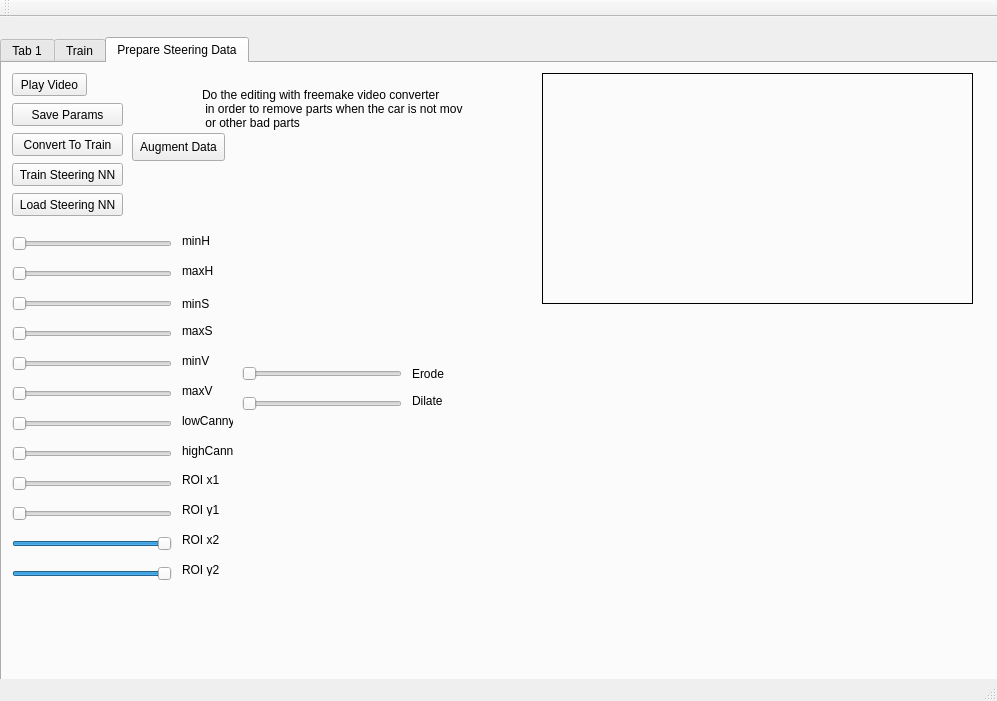
<?xml version="1.0" encoding="UTF-8"?>
<ui version="4.0">
 <class>MainWindow</class>
 <widget class="QMainWindow" name="MainWindow">
  <property name="geometry">
   <rect>
    <x>0</x>
    <y>0</y>
    <width>997</width>
    <height>701</height>
   </rect>
  </property>
  <property name="windowTitle">
   <string>MainWindow</string>
  </property>
  <widget class="QWidget" name="centralWidget">
   <widget class="QTabWidget" name="tabWidget">
    <property name="geometry">
     <rect>
      <x>0</x>
      <y>20</y>
      <width>1181</width>
      <height>711</height>
     </rect>
    </property>
    <property name="currentIndex">
     <number>2</number>
    </property>
    <widget class="QWidget" name="tab">
     <attribute name="title">
      <string>Tab 1</string>
     </attribute>
     <widget class="QPushButton" name="pushButton">
      <property name="geometry">
       <rect>
        <x>10</x>
        <y>40</y>
        <width>91</width>
        <height>23</height>
       </rect>
      </property>
      <property name="text">
       <string>Start Saving</string>
      </property>
     </widget>
     <widget class="QPushButton" name="btnConnect">
      <property name="geometry">
       <rect>
        <x>10</x>
        <y>10</y>
        <width>91</width>
        <height>23</height>
       </rect>
      </property>
      <property name="text">
       <string>Connect</string>
      </property>
     </widget>
     <widget class="QLabel" name="lblSpeedAngle">
      <property name="geometry">
       <rect>
        <x>430</x>
        <y>320</y>
        <width>131</width>
        <height>31</height>
       </rect>
      </property>
      <property name="text">
       <string>Speed
Angle</string>
      </property>
     </widget>
     <widget class="MyLabel" name="lblAngle">
      <property name="geometry">
       <rect>
        <x>230</x>
        <y>270</y>
        <width>491</width>
        <height>41</height>
       </rect>
      </property>
      <property name="frameShape">
       <enum>QFrame::Box</enum>
      </property>
      <property name="text">
       <string/>
      </property>
      <property name="pixmap">
       <pixmap resource="myresources.qrc">:/MyImages/SteerLabel.png</pixmap>
      </property>
     </widget>
     <widget class="QLabel" name="lblDisplayOriginal">
      <property name="geometry">
       <rect>
        <x>230</x>
        <y>10</y>
        <width>491</width>
        <height>251</height>
       </rect>
      </property>
      <property name="frameShape">
       <enum>QFrame::Box</enum>
      </property>
      <property name="text">
       <string/>
      </property>
     </widget>
     <widget class="QSlider" name="verticalSlider">
      <property name="geometry">
       <rect>
        <x>730</x>
        <y>10</y>
        <width>22</width>
        <height>301</height>
       </rect>
      </property>
      <property name="minimum">
       <number>-100</number>
      </property>
      <property name="maximum">
       <number>100</number>
      </property>
      <property name="pageStep">
       <number>10</number>
      </property>
      <property name="value">
       <number>0</number>
      </property>
      <property name="orientation">
       <enum>Qt::Vertical</enum>
      </property>
     </widget>
     <widget class="QComboBox" name="comboIP">
      <property name="geometry">
       <rect>
        <x>10</x>
        <y>70</y>
        <width>111</width>
        <height>22</height>
       </rect>
      </property>
     </widget>
     <widget class="QPushButton" name="btnEngageAutopilot">
      <property name="geometry">
       <rect>
        <x>10</x>
        <y>100</y>
        <width>111</width>
        <height>23</height>
       </rect>
      </property>
      <property name="text">
       <string>Engage Autopilot</string>
      </property>
     </widget>
     <widget class="QPushButton" name="btnTrackVehicles">
      <property name="geometry">
       <rect>
        <x>10</x>
        <y>130</y>
        <width>111</width>
        <height>23</height>
       </rect>
      </property>
      <property name="text">
       <string>Track Vehicles</string>
      </property>
     </widget>
     <widget class="QDoubleSpinBox" name="doubleSpinBox_2">
      <property name="geometry">
       <rect>
        <x>10</x>
        <y>180</y>
        <width>111</width>
        <height>22</height>
       </rect>
      </property>
      <property name="decimals">
       <number>6</number>
      </property>
      <property name="maximum">
       <double>2.000000000000000</double>
      </property>
      <property name="singleStep">
       <double>0.001000000000000</double>
      </property>
      <property name="value">
       <double>1.100000000000000</double>
      </property>
     </widget>
     <widget class="QSpinBox" name="spinBox">
      <property name="geometry">
       <rect>
        <x>10</x>
        <y>210</y>
        <width>111</width>
        <height>22</height>
       </rect>
      </property>
      <property name="value">
       <number>3</number>
      </property>
     </widget>
     <widget class="QCheckBox" name="checkBox">
      <property name="geometry">
       <rect>
        <x>10</x>
        <y>250</y>
        <width>70</width>
        <height>17</height>
       </rect>
      </property>
      <property name="text">
       <string>CheckBox</string>
      </property>
     </widget>
     <widget class="QSpinBox" name="spinBox_2">
      <property name="geometry">
       <rect>
        <x>10</x>
        <y>280</y>
        <width>42</width>
        <height>22</height>
       </rect>
      </property>
      <property name="minimum">
       <number>10</number>
      </property>
     </widget>
     <widget class="QSpinBox" name="spinBox_3">
      <property name="geometry">
       <rect>
        <x>10</x>
        <y>310</y>
        <width>42</width>
        <height>22</height>
       </rect>
      </property>
      <property name="minimum">
       <number>20</number>
      </property>
      <property name="maximum">
       <number>300</number>
      </property>
      <property name="value">
       <number>70</number>
      </property>
     </widget>
     <widget class="QLabel" name="label_25">
      <property name="geometry">
       <rect>
        <x>130</x>
        <y>180</y>
        <width>81</width>
        <height>141</height>
       </rect>
      </property>
      <property name="frameShape">
       <enum>QFrame::Box</enum>
      </property>
      <property name="text">
       <string>Params for
 cascade</string>
      </property>
     </widget>
    </widget>
    <widget class="QWidget" name="tab_2">
     <attribute name="title">
      <string>Train</string>
     </attribute>
     <widget class="LabelSelectDataset" name="lblDisplayTrain">
      <property name="geometry">
       <rect>
        <x>309</x>
        <y>20</y>
        <width>640</width>
        <height>480</height>
       </rect>
      </property>
      <property name="frameShape">
       <enum>QFrame::Box</enum>
      </property>
      <property name="text">
       <string/>
      </property>
     </widget>
     <widget class="QPushButton" name="btnOpenVideo">
      <property name="geometry">
       <rect>
        <x>20</x>
        <y>10</y>
        <width>75</width>
        <height>23</height>
       </rect>
      </property>
      <property name="text">
       <string>OpenVideo</string>
      </property>
     </widget>
     <widget class="QPushButton" name="btnNextFrame">
      <property name="geometry">
       <rect>
        <x>110</x>
        <y>10</y>
        <width>75</width>
        <height>23</height>
       </rect>
      </property>
      <property name="text">
       <string>Next Frame</string>
      </property>
     </widget>
     <widget class="QLabel" name="label">
      <property name="geometry">
       <rect>
        <x>20</x>
        <y>70</y>
        <width>71</width>
        <height>16</height>
       </rect>
      </property>
      <property name="text">
       <string>Index to start</string>
      </property>
     </widget>
     <widget class="QPushButton" name="pushButton_2">
      <property name="geometry">
       <rect>
        <x>20</x>
        <y>40</y>
        <width>91</width>
        <height>23</height>
       </rect>
      </property>
      <property name="text">
       <string>ContinueLabeling</string>
      </property>
     </widget>
     <widget class="QSpinBox" name="spinIndexToStart">
      <property name="geometry">
       <rect>
        <x>20</x>
        <y>90</y>
        <width>71</width>
        <height>22</height>
       </rect>
      </property>
      <property name="maximum">
       <number>100000</number>
      </property>
     </widget>
     <widget class="QPushButton" name="btnRecreateDefFile">
      <property name="geometry">
       <rect>
        <x>120</x>
        <y>40</y>
        <width>75</width>
        <height>23</height>
       </rect>
      </property>
      <property name="text">
       <string>Create Def</string>
      </property>
     </widget>
     <widget class="QRadioButton" name="radioPositive">
      <property name="geometry">
       <rect>
        <x>100</x>
        <y>130</y>
        <width>82</width>
        <height>17</height>
       </rect>
      </property>
      <property name="text">
       <string>Positive</string>
      </property>
      <property name="checked">
       <bool>true</bool>
      </property>
     </widget>
     <widget class="QRadioButton" name="radioNegative">
      <property name="geometry">
       <rect>
        <x>200</x>
        <y>130</y>
        <width>82</width>
        <height>17</height>
       </rect>
      </property>
      <property name="text">
       <string>Negative</string>
      </property>
     </widget>
     <widget class="QPushButton" name="btnL">
      <property name="geometry">
       <rect>
        <x>190</x>
        <y>10</y>
        <width>75</width>
        <height>23</height>
       </rect>
      </property>
      <property name="text">
       <string>PushButton</string>
      </property>
     </widget>
     <widget class="QPushButton" name="btnOpenCamera">
      <property name="geometry">
       <rect>
        <x>20</x>
        <y>160</y>
        <width>75</width>
        <height>23</height>
       </rect>
      </property>
      <property name="text">
       <string>OpenCamera</string>
      </property>
     </widget>
     <widget class="QPushButton" name="btnTrain">
      <property name="geometry">
       <rect>
        <x>20</x>
        <y>190</y>
        <width>75</width>
        <height>23</height>
       </rect>
      </property>
      <property name="text">
       <string>Start Train</string>
      </property>
     </widget>
     <widget class="QPushButton" name="btnCreateNN">
      <property name="geometry">
       <rect>
        <x>110</x>
        <y>190</y>
        <width>75</width>
        <height>23</height>
       </rect>
      </property>
      <property name="text">
       <string>Create NN</string>
      </property>
     </widget>
     <widget class="QDoubleSpinBox" name="doubleSpinBox">
      <property name="geometry">
       <rect>
        <x>20</x>
        <y>220</y>
        <width>71</width>
        <height>22</height>
       </rect>
      </property>
      <property name="singleStep">
       <double>0.010000000000000</double>
      </property>
      <property name="value">
       <double>0.100000000000000</double>
      </property>
     </widget>
     <widget class="QPushButton" name="btnLoadNN">
      <property name="geometry">
       <rect>
        <x>200</x>
        <y>190</y>
        <width>75</width>
        <height>23</height>
       </rect>
      </property>
      <property name="text">
       <string>LoadNN</string>
      </property>
     </widget>
     <widget class="QPushButton" name="btnDetect">
      <property name="geometry">
       <rect>
        <x>20</x>
        <y>250</y>
        <width>75</width>
        <height>23</height>
       </rect>
      </property>
      <property name="text">
       <string>Detect</string>
      </property>
     </widget>
     <widget class="QPushButton" name="btnColorSelector">
      <property name="geometry">
       <rect>
        <x>20</x>
        <y>280</y>
        <width>75</width>
        <height>23</height>
       </rect>
      </property>
      <property name="text">
       <string>Select Color</string>
      </property>
     </widget>
     <widget class="QListWidget" name="listWidget">
      <property name="geometry">
       <rect>
        <x>20</x>
        <y>310</y>
        <width>141</width>
        <height>71</height>
       </rect>
      </property>
     </widget>
     <widget class="QPushButton" name="btnSaveColorList">
      <property name="geometry">
       <rect>
        <x>100</x>
        <y>280</y>
        <width>75</width>
        <height>23</height>
       </rect>
      </property>
      <property name="text">
       <string>Save Colors</string>
      </property>
     </widget>
     <widget class="QPushButton" name="btnLoadColorList">
      <property name="geometry">
       <rect>
        <x>180</x>
        <y>280</y>
        <width>75</width>
        <height>23</height>
       </rect>
      </property>
      <property name="text">
       <string>Load Colors</string>
      </property>
     </widget>
     <widget class="QCheckBox" name="chkOneColorTresh">
      <property name="geometry">
       <rect>
        <x>180</x>
        <y>310</y>
        <width>101</width>
        <height>17</height>
       </rect>
      </property>
      <property name="text">
       <string>Detect only one</string>
      </property>
     </widget>
     <widget class="QSlider" name="horizontalSlider">
      <property name="geometry">
       <rect>
        <x>180</x>
        <y>340</y>
        <width>111</width>
        <height>22</height>
       </rect>
      </property>
      <property name="maximum">
       <number>255</number>
      </property>
      <property name="value">
       <number>20</number>
      </property>
      <property name="orientation">
       <enum>Qt::Horizontal</enum>
      </property>
     </widget>
     <widget class="QCheckBox" name="chkTreshold">
      <property name="geometry">
       <rect>
        <x>180</x>
        <y>370</y>
        <width>101</width>
        <height>17</height>
       </rect>
      </property>
      <property name="text">
       <string>Treshold</string>
      </property>
     </widget>
     <widget class="QSlider" name="sliMinH">
      <property name="geometry">
       <rect>
        <x>20</x>
        <y>390</y>
        <width>160</width>
        <height>22</height>
       </rect>
      </property>
      <property name="maximum">
       <number>180</number>
      </property>
      <property name="orientation">
       <enum>Qt::Horizontal</enum>
      </property>
     </widget>
     <widget class="QSlider" name="sliMaxH">
      <property name="geometry">
       <rect>
        <x>20</x>
        <y>420</y>
        <width>160</width>
        <height>22</height>
       </rect>
      </property>
      <property name="maximum">
       <number>180</number>
      </property>
      <property name="orientation">
       <enum>Qt::Horizontal</enum>
      </property>
     </widget>
     <widget class="QSlider" name="sliMinS">
      <property name="geometry">
       <rect>
        <x>20</x>
        <y>450</y>
        <width>160</width>
        <height>22</height>
       </rect>
      </property>
      <property name="maximum">
       <number>255</number>
      </property>
      <property name="orientation">
       <enum>Qt::Horizontal</enum>
      </property>
     </widget>
     <widget class="QSlider" name="sliMaxS">
      <property name="geometry">
       <rect>
        <x>20</x>
        <y>480</y>
        <width>160</width>
        <height>22</height>
       </rect>
      </property>
      <property name="maximum">
       <number>255</number>
      </property>
      <property name="orientation">
       <enum>Qt::Horizontal</enum>
      </property>
     </widget>
     <widget class="QSlider" name="sliMinV">
      <property name="geometry">
       <rect>
        <x>20</x>
        <y>510</y>
        <width>160</width>
        <height>22</height>
       </rect>
      </property>
      <property name="maximum">
       <number>255</number>
      </property>
      <property name="orientation">
       <enum>Qt::Horizontal</enum>
      </property>
     </widget>
     <widget class="QSlider" name="sliMaxV">
      <property name="geometry">
       <rect>
        <x>20</x>
        <y>540</y>
        <width>160</width>
        <height>22</height>
       </rect>
      </property>
      <property name="maximum">
       <number>255</number>
      </property>
      <property name="orientation">
       <enum>Qt::Horizontal</enum>
      </property>
     </widget>
     <widget class="QLabel" name="label_2">
      <property name="geometry">
       <rect>
        <x>190</x>
        <y>390</y>
        <width>51</width>
        <height>16</height>
       </rect>
      </property>
      <property name="text">
       <string>minH</string>
      </property>
     </widget>
     <widget class="QLabel" name="label_3">
      <property name="geometry">
       <rect>
        <x>190</x>
        <y>420</y>
        <width>51</width>
        <height>16</height>
       </rect>
      </property>
      <property name="text">
       <string>maxH</string>
      </property>
     </widget>
     <widget class="QLabel" name="label_4">
      <property name="geometry">
       <rect>
        <x>190</x>
        <y>450</y>
        <width>51</width>
        <height>21</height>
       </rect>
      </property>
      <property name="text">
       <string>minS</string>
      </property>
     </widget>
     <widget class="QLabel" name="label_5">
      <property name="geometry">
       <rect>
        <x>190</x>
        <y>480</y>
        <width>51</width>
        <height>16</height>
       </rect>
      </property>
      <property name="text">
       <string>maxS</string>
      </property>
     </widget>
     <widget class="QLabel" name="label_6">
      <property name="geometry">
       <rect>
        <x>190</x>
        <y>510</y>
        <width>51</width>
        <height>16</height>
       </rect>
      </property>
      <property name="text">
       <string>minV</string>
      </property>
     </widget>
     <widget class="QLabel" name="label_7">
      <property name="geometry">
       <rect>
        <x>190</x>
        <y>540</y>
        <width>51</width>
        <height>16</height>
       </rect>
      </property>
      <property name="text">
       <string>maxV</string>
      </property>
     </widget>
     <widget class="QPushButton" name="btnAddColor">
      <property name="geometry">
       <rect>
        <x>20</x>
        <y>570</y>
        <width>75</width>
        <height>23</height>
       </rect>
      </property>
      <property name="text">
       <string>Add Color</string>
      </property>
     </widget>
     <widget class="QSlider" name="horizontalSlider_2">
      <property name="geometry">
       <rect>
        <x>250</x>
        <y>520</y>
        <width>160</width>
        <height>22</height>
       </rect>
      </property>
      <property name="minimum">
       <number>-1</number>
      </property>
      <property name="maximum">
       <number>5</number>
      </property>
      <property name="orientation">
       <enum>Qt::Horizontal</enum>
      </property>
     </widget>
     <widget class="QLabel" name="label_8">
      <property name="geometry">
       <rect>
        <x>420</x>
        <y>520</y>
        <width>51</width>
        <height>21</height>
       </rect>
      </property>
      <property name="frameShape">
       <enum>QFrame::NoFrame</enum>
      </property>
      <property name="text">
       <string>Erode</string>
      </property>
     </widget>
     <widget class="QSlider" name="horizontalSlider_3">
      <property name="geometry">
       <rect>
        <x>250</x>
        <y>550</y>
        <width>160</width>
        <height>22</height>
       </rect>
      </property>
      <property name="minimum">
       <number>-1</number>
      </property>
      <property name="maximum">
       <number>5</number>
      </property>
      <property name="orientation">
       <enum>Qt::Horizontal</enum>
      </property>
     </widget>
     <widget class="QLabel" name="label_9">
      <property name="geometry">
       <rect>
        <x>420</x>
        <y>550</y>
        <width>41</width>
        <height>16</height>
       </rect>
      </property>
      <property name="text">
       <string>Dilate</string>
      </property>
     </widget>
     <widget class="QCheckBox" name="chkRectSelect">
      <property name="geometry">
       <rect>
        <x>360</x>
        <y>0</y>
        <width>101</width>
        <height>17</height>
       </rect>
      </property>
      <property name="text">
       <string>Square select?</string>
      </property>
     </widget>
    </widget>
    <widget class="QWidget" name="tab_7">
     <attribute name="title">
      <string>Prepare Steering Data</string>
     </attribute>
     <widget class="QLabel" name="lblSteeringProcessing">
      <property name="geometry">
       <rect>
        <x>540</x>
        <y>10</y>
        <width>431</width>
        <height>231</height>
       </rect>
      </property>
      <property name="frameShape">
       <enum>QFrame::Box</enum>
      </property>
      <property name="text">
       <string/>
      </property>
     </widget>
     <widget class="QPushButton" name="btn_Play_Video">
      <property name="geometry">
       <rect>
        <x>10</x>
        <y>10</y>
        <width>75</width>
        <height>23</height>
       </rect>
      </property>
      <property name="text">
       <string>Play Video</string>
      </property>
     </widget>
     <widget class="QLabel" name="label_11">
      <property name="geometry">
       <rect>
        <x>180</x>
        <y>290</y>
        <width>51</width>
        <height>16</height>
       </rect>
      </property>
      <property name="text">
       <string>minV</string>
      </property>
     </widget>
     <widget class="QSlider" name="sliMinH_Steering">
      <property name="geometry">
       <rect>
        <x>10</x>
        <y>170</y>
        <width>160</width>
        <height>22</height>
       </rect>
      </property>
      <property name="maximum">
       <number>255</number>
      </property>
      <property name="orientation">
       <enum>Qt::Horizontal</enum>
      </property>
     </widget>
     <widget class="QSlider" name="sliMinV_Steering">
      <property name="geometry">
       <rect>
        <x>10</x>
        <y>290</y>
        <width>160</width>
        <height>22</height>
       </rect>
      </property>
      <property name="maximum">
       <number>255</number>
      </property>
      <property name="orientation">
       <enum>Qt::Horizontal</enum>
      </property>
     </widget>
     <widget class="QLabel" name="label_12">
      <property name="geometry">
       <rect>
        <x>180</x>
        <y>200</y>
        <width>51</width>
        <height>16</height>
       </rect>
      </property>
      <property name="text">
       <string>maxH</string>
      </property>
     </widget>
     <widget class="QSlider" name="sliMaxV_Steering">
      <property name="geometry">
       <rect>
        <x>10</x>
        <y>320</y>
        <width>160</width>
        <height>22</height>
       </rect>
      </property>
      <property name="maximum">
       <number>255</number>
      </property>
      <property name="orientation">
       <enum>Qt::Horizontal</enum>
      </property>
     </widget>
     <widget class="QLabel" name="label_13">
      <property name="geometry">
       <rect>
        <x>180</x>
        <y>170</y>
        <width>51</width>
        <height>16</height>
       </rect>
      </property>
      <property name="text">
       <string>minH</string>
      </property>
     </widget>
     <widget class="QSlider" name="sliMaxH_Steering">
      <property name="geometry">
       <rect>
        <x>10</x>
        <y>200</y>
        <width>160</width>
        <height>22</height>
       </rect>
      </property>
      <property name="maximum">
       <number>255</number>
      </property>
      <property name="orientation">
       <enum>Qt::Horizontal</enum>
      </property>
     </widget>
     <widget class="QSlider" name="sliMinS_Steering">
      <property name="geometry">
       <rect>
        <x>10</x>
        <y>230</y>
        <width>160</width>
        <height>22</height>
       </rect>
      </property>
      <property name="maximum">
       <number>255</number>
      </property>
      <property name="orientation">
       <enum>Qt::Horizontal</enum>
      </property>
     </widget>
     <widget class="QSlider" name="sliMaxS_Steering">
      <property name="geometry">
       <rect>
        <x>10</x>
        <y>260</y>
        <width>160</width>
        <height>22</height>
       </rect>
      </property>
      <property name="maximum">
       <number>255</number>
      </property>
      <property name="orientation">
       <enum>Qt::Horizontal</enum>
      </property>
     </widget>
     <widget class="QLabel" name="label_14">
      <property name="geometry">
       <rect>
        <x>180</x>
        <y>230</y>
        <width>51</width>
        <height>21</height>
       </rect>
      </property>
      <property name="text">
       <string>minS</string>
      </property>
     </widget>
     <widget class="QSlider" name="sli_Erode_Steering">
      <property name="geometry">
       <rect>
        <x>240</x>
        <y>300</y>
        <width>160</width>
        <height>22</height>
       </rect>
      </property>
      <property name="minimum">
       <number>0</number>
      </property>
      <property name="maximum">
       <number>5</number>
      </property>
      <property name="orientation">
       <enum>Qt::Horizontal</enum>
      </property>
     </widget>
     <widget class="QLabel" name="label_15">
      <property name="geometry">
       <rect>
        <x>180</x>
        <y>260</y>
        <width>51</width>
        <height>16</height>
       </rect>
      </property>
      <property name="text">
       <string>maxS</string>
      </property>
     </widget>
     <widget class="QLabel" name="label_16">
      <property name="geometry">
       <rect>
        <x>180</x>
        <y>320</y>
        <width>51</width>
        <height>16</height>
       </rect>
      </property>
      <property name="text">
       <string>maxV</string>
      </property>
     </widget>
     <widget class="QSlider" name="sli_Dilate_Steering">
      <property name="geometry">
       <rect>
        <x>240</x>
        <y>330</y>
        <width>160</width>
        <height>22</height>
       </rect>
      </property>
      <property name="minimum">
       <number>0</number>
      </property>
      <property name="maximum">
       <number>5</number>
      </property>
      <property name="orientation">
       <enum>Qt::Horizontal</enum>
      </property>
     </widget>
     <widget class="QSlider" name="sli_lowCanny">
      <property name="geometry">
       <rect>
        <x>10</x>
        <y>350</y>
        <width>160</width>
        <height>22</height>
       </rect>
      </property>
      <property name="maximum">
       <number>400</number>
      </property>
      <property name="orientation">
       <enum>Qt::Horizontal</enum>
      </property>
     </widget>
     <widget class="QSlider" name="sli_highCanny">
      <property name="geometry">
       <rect>
        <x>10</x>
        <y>380</y>
        <width>160</width>
        <height>22</height>
       </rect>
      </property>
      <property name="maximum">
       <number>400</number>
      </property>
      <property name="orientation">
       <enum>Qt::Horizontal</enum>
      </property>
     </widget>
     <widget class="QLabel" name="label_17">
      <property name="geometry">
       <rect>
        <x>180</x>
        <y>350</y>
        <width>51</width>
        <height>16</height>
       </rect>
      </property>
      <property name="text">
       <string>lowCanny</string>
      </property>
     </widget>
     <widget class="QLabel" name="label_18">
      <property name="geometry">
       <rect>
        <x>180</x>
        <y>380</y>
        <width>51</width>
        <height>16</height>
       </rect>
      </property>
      <property name="text">
       <string>highCanny</string>
      </property>
     </widget>
     <widget class="QLabel" name="label_19">
      <property name="geometry">
       <rect>
        <x>410</x>
        <y>300</y>
        <width>51</width>
        <height>21</height>
       </rect>
      </property>
      <property name="frameShape">
       <enum>QFrame::NoFrame</enum>
      </property>
      <property name="text">
       <string>Erode</string>
      </property>
     </widget>
     <widget class="QLabel" name="label_20">
      <property name="geometry">
       <rect>
        <x>410</x>
        <y>330</y>
        <width>41</width>
        <height>16</height>
       </rect>
      </property>
      <property name="text">
       <string>Dilate</string>
      </property>
     </widget>
     <widget class="QPushButton" name="btnSteeringParams">
      <property name="geometry">
       <rect>
        <x>10</x>
        <y>40</y>
        <width>111</width>
        <height>23</height>
       </rect>
      </property>
      <property name="text">
       <string>Save Params</string>
      </property>
     </widget>
     <widget class="QPushButton" name="btnConvertToTraining">
      <property name="geometry">
       <rect>
        <x>10</x>
        <y>70</y>
        <width>111</width>
        <height>23</height>
       </rect>
      </property>
      <property name="text">
       <string>Convert To Train</string>
      </property>
     </widget>
     <widget class="QSlider" name="sliROIx1Steer">
      <property name="geometry">
       <rect>
        <x>10</x>
        <y>410</y>
        <width>160</width>
        <height>22</height>
       </rect>
      </property>
      <property name="maximum">
       <number>640</number>
      </property>
      <property name="orientation">
       <enum>Qt::Horizontal</enum>
      </property>
     </widget>
     <widget class="QSlider" name="sliROIy1Steer">
      <property name="geometry">
       <rect>
        <x>10</x>
        <y>440</y>
        <width>160</width>
        <height>22</height>
       </rect>
      </property>
      <property name="maximum">
       <number>480</number>
      </property>
      <property name="orientation">
       <enum>Qt::Horizontal</enum>
      </property>
     </widget>
     <widget class="QSlider" name="sliROIx2Steer">
      <property name="geometry">
       <rect>
        <x>10</x>
        <y>470</y>
        <width>160</width>
        <height>22</height>
       </rect>
      </property>
      <property name="maximum">
       <number>640</number>
      </property>
      <property name="value">
       <number>640</number>
      </property>
      <property name="orientation">
       <enum>Qt::Horizontal</enum>
      </property>
     </widget>
     <widget class="QSlider" name="sliROIy2Steer">
      <property name="geometry">
       <rect>
        <x>10</x>
        <y>500</y>
        <width>160</width>
        <height>22</height>
       </rect>
      </property>
      <property name="maximum">
       <number>480</number>
      </property>
      <property name="value">
       <number>480</number>
      </property>
      <property name="orientation">
       <enum>Qt::Horizontal</enum>
      </property>
     </widget>
     <widget class="QLabel" name="label_10">
      <property name="geometry">
       <rect>
        <x>180</x>
        <y>410</y>
        <width>47</width>
        <height>13</height>
       </rect>
      </property>
      <property name="text">
       <string>ROI x1</string>
      </property>
     </widget>
     <widget class="QLabel" name="label_21">
      <property name="geometry">
       <rect>
        <x>180</x>
        <y>440</y>
        <width>47</width>
        <height>13</height>
       </rect>
      </property>
      <property name="text">
       <string>ROI y1</string>
      </property>
     </widget>
     <widget class="QLabel" name="label_22">
      <property name="geometry">
       <rect>
        <x>180</x>
        <y>470</y>
        <width>47</width>
        <height>13</height>
       </rect>
      </property>
      <property name="text">
       <string>ROI x2</string>
      </property>
     </widget>
     <widget class="QLabel" name="label_23">
      <property name="geometry">
       <rect>
        <x>180</x>
        <y>500</y>
        <width>47</width>
        <height>13</height>
       </rect>
      </property>
      <property name="text">
       <string>ROI y2</string>
      </property>
     </widget>
     <widget class="QLabel" name="label_24">
      <property name="geometry">
       <rect>
        <x>200</x>
        <y>20</y>
        <width>261</width>
        <height>51</height>
       </rect>
      </property>
      <property name="text">
       <string>Do the editing with freemake video converter 
 in order to remove parts when the car is not moving 
 or other bad parts</string>
      </property>
     </widget>
     <widget class="QPushButton" name="btnTrainSteeringNN">
      <property name="geometry">
       <rect>
        <x>10</x>
        <y>100</y>
        <width>111</width>
        <height>23</height>
       </rect>
      </property>
      <property name="text">
       <string>Train Steering NN</string>
      </property>
     </widget>
     <widget class="QPushButton" name="btnLoadSteeringNN">
      <property name="geometry">
       <rect>
        <x>10</x>
        <y>130</y>
        <width>111</width>
        <height>23</height>
       </rect>
      </property>
      <property name="text">
       <string>Load Steering NN</string>
      </property>
     </widget>
     <widget class="QPushButton" name="btnAugmentData">
      <property name="geometry">
       <rect>
        <x>130</x>
        <y>70</y>
        <width>93</width>
        <height>28</height>
       </rect>
      </property>
      <property name="text">
       <string>Augment Data</string>
      </property>
     </widget>
    </widget>
   </widget>
  </widget>
  <widget class="QMenuBar" name="menuBar">
   <property name="geometry">
    <rect>
     <x>0</x>
     <y>0</y>
     <width>997</width>
     <height>26</height>
    </rect>
   </property>
  </widget>
  <widget class="QToolBar" name="mainToolBar">
   <attribute name="toolBarArea">
    <enum>TopToolBarArea</enum>
   </attribute>
   <attribute name="toolBarBreak">
    <bool>false</bool>
   </attribute>
  </widget>
  <widget class="QStatusBar" name="statusBar"/>
 </widget>
 <layoutdefault spacing="6" margin="11"/>
 <customwidgets>
  <customwidget>
   <class>MyLabel</class>
   <extends>QLabel</extends>
   <header location="global">GUI/mylabel.h</header>
  </customwidget>
  <customwidget>
   <class>LabelSelectDataset</class>
   <extends>QLabel</extends>
   <header location="global">GUI/labelselectdataset.h</header>
  </customwidget>
 </customwidgets>
 <resources>
  <include location="myresources.qrc"/>
 </resources>
 <connections/>
</ui>
